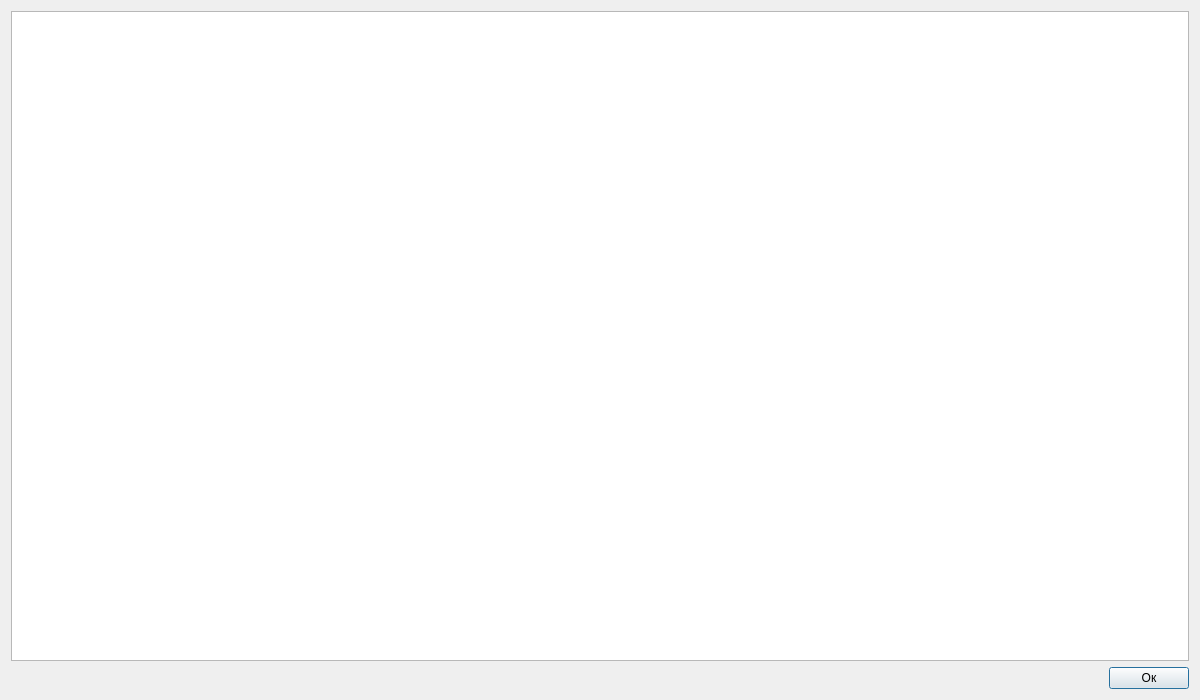
<?xml version="1.0" encoding="UTF-8"?>
<ui version="4.0">
 <class>HelpDialog</class>
 <widget class="QDialog" name="HelpDialog">
  <property name="geometry">
   <rect>
    <x>0</x>
    <y>0</y>
    <width>1200</width>
    <height>700</height>
   </rect>
  </property>
  <property name="windowTitle">
   <string>Dialog</string>
  </property>
  <layout class="QVBoxLayout" name="verticalLayout">
   <item>
    <widget class="QTextBrowser" name="helpTextBrowser">
     <property name="font">
      <font>
       <pointsize>12</pointsize>
      </font>
     </property>
    </widget>
   </item>
   <item>
    <layout class="QHBoxLayout" name="horizontalLayout">
     <item>
      <spacer name="horizontalSpacer">
       <property name="orientation">
        <enum>Qt::Horizontal</enum>
       </property>
       <property name="sizeHint" stdset="0">
        <size>
         <width>40</width>
         <height>20</height>
        </size>
       </property>
      </spacer>
     </item>
     <item>
      <widget class="QPushButton" name="pushButton">
       <property name="text">
        <string>Ок</string>
       </property>
      </widget>
     </item>
    </layout>
   </item>
  </layout>
 </widget>
 <resources/>
 <connections/>
</ui>
